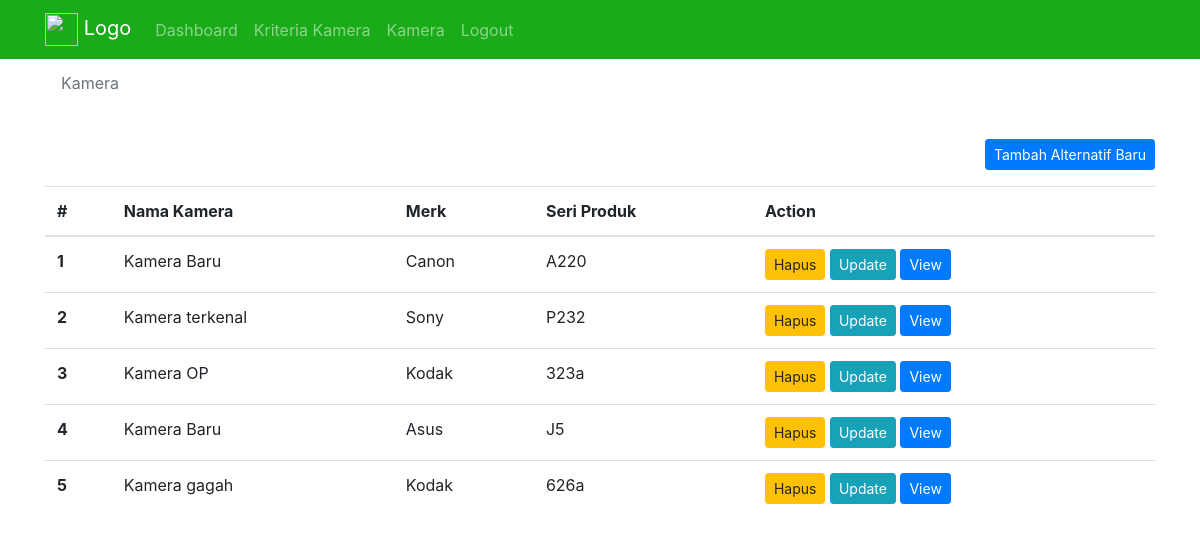
The app's page /admin/kamera.php (signed in) with its own data.
### tables this page shows
CREATE TABLE IF NOT EXISTS `alternatif` (
  `id_alternatif` int(10) NOT NULL AUTO_INCREMENT,
  `nama_alternatif` varchar(255) NOT NULL,
  `merk` varchar(255) NOT NULL,
  `seri_produk` varchar(255) NOT NULL,
  `foto` varchar(255) NOT NULL,
  `deskripsi` text NOT NULL,
  PRIMARY KEY (`id_alternatif`)
);

### config/function.php (called while the page is built, shortened)
<?php
function  getURL($url)
{
    $link = explode('/', $url);
    $current = end($link);
    $result = explode('.', $current);
    return $result[0];
}
?>

### admin/kamera.php (the view, shortened to what this page needs)
<?php
include('../config/function.php');
include('../config/koneksi.php');
$qGetDataAlternatifKamera = mysqli_query($konek, "SELECT * FROM alternatif ORDER BY id_alternatif ASC");
?>
<!doctype html>
<html lang="en">
  <head>
    <link rel="stylesheet" href="https://stackpath.bootstrapcdn.com/bootstrap/4.1.3/css/bootstrap.min.css">
    <link rel="stylesheet" href="https://cdnjs.cloudflare.com/ajax/libs/animate.css/3.7.2/animate.min.css">
  </head>
  <body>
   <?php include('navbar.php'); ?>
    <div class="container">
        <nav aria-label="breadcrumb" >
            <ol class="breadcrumb" style="background-color: unset;">
                <li class="breadcrumb-item active" aria-current="page"><?php echo ucfirst(getURL($_SERVER['REQUEST_URI'])); ?></li>
            </ol>
        </nav>
        <div class="row">
            <div class="col-12 ">
                <div class="float-right">
                    <a href="tambahkamera.php" class="btn btn-primary btn-sm my-3"> Tambah Alternatif Baru </a>
                </div>
                <table class="table mt-3">
                    <thead>
                        <tr>
                            <th scope="col">#  </th>
                            <th scope="col">Nama Kamera</th>
                            <th scope="col">Merk</th>
                            <th scope="col">Seri Produk</th>
                            <th> Action </th>
                        </tr>
                    </thead>
                    <tbody>
                    <?php $n = 1; while($alt = mysqli_fetch_assoc($qGetDataAlternatifKamera)){ ?>
                        <tr>
                            <th scope="row"><?= $n ?></th>
                            <td> <?= $alt['nama_alternatif'] ?> </td>
                            <td> <?= $alt['merk'] ?> </td>
                            <td> <?= $alt['seri_produk'] ?> </td>
                            <td>
                                <a href="#" class="btn btn-warning btn-sm delete"  data-id='<?= $alt['id_alternatif'] ?>'>Hapus</a>
                                <a href="edit/alternatif.php?id=<?= $alt['id_alternatif'] ?>" class="btn btn-info btn-sm" >Update</a>
                                <a href="detail/alternatif.php?id=<?= $alt['id_alternatif'] ?>" class="btn btn-primary btn-sm" >View</a>
                            </td>
                        </tr>
                    <?php $n++;  } ?>
                    </tbody>
                </table>
            </div>
    </div>
  </body>
</html>

### records on screen
alternatif: nama_alternatif "Kamera Baru", merk "Canon", seri_produk "A220"
alternatif: nama_alternatif "Kamera terkenal", merk "Sony", seri_produk "P232"
alternatif: nama_alternatif "Kamera OP", merk "Kodak", seri_produk "323a"
alternatif: nama_alternatif "Kamera Baru", merk "Asus", seri_produk "J5"
alternatif: nama_alternatif "Kamera gagah", merk "Kodak", seri_produk "626a"

### other values on screen
getURL($_SERVER['REQUEST_URI']) "Kamera"
